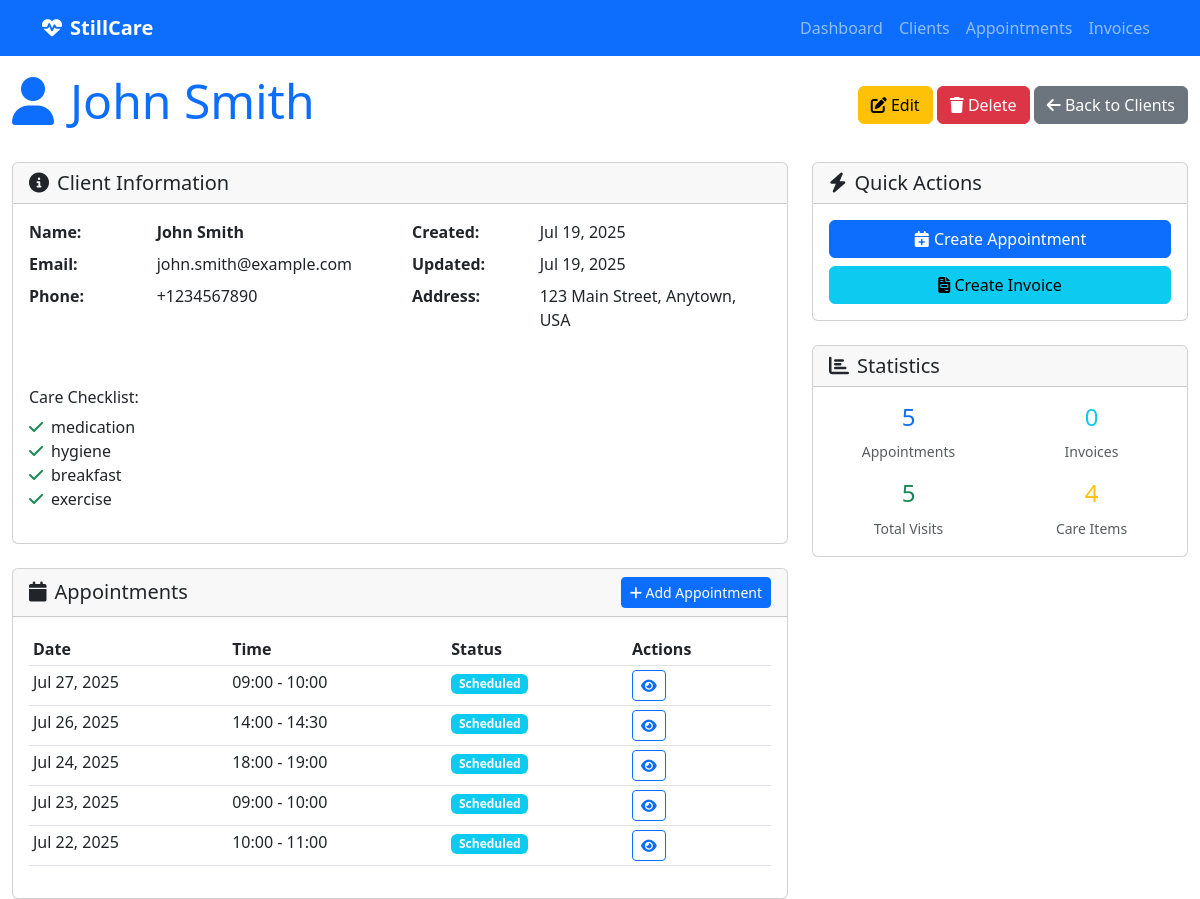
Page /clients/1/ on the committed database.
### client_management/models.py (models this page shows, shortened)
class Client(models.Model):
    CHECKLIST_CHOICES = [
        ('basic_care', 'Basic Care'),
        ('medication_management', 'Medication Management'),
        ('wound_care', 'Wound Care'),
        ('physical_therapy', 'Physical Therapy'),
        ('nursing_care', 'Nursing Care'),
        ('social_work', 'Social Work'),
        ('nutrition', 'Nutrition'),
        ('hygiene', 'Hygiene'),
        ('mobility', 'Mobility Assistance'),
        ('monitoring', 'Vital Signs Monitoring'),
        ('education', 'Patient Education'),
        ('family_support', 'Family Support'),
        ('emergency_prep', 'Emergency Preparedness'),
        ('equipment', 'Medical Equipment'),
        ('transportation', 'Transportation'),
    ]
    first_name = models.CharField(max_length=100)
    last_name = models.CharField(max_length=100)
    address = models.TextField()
    phone = models.CharField(max_length=20, blank=True, null=True)
    email = models.EmailField(blank=True, null=True)
    care_checklist = models.JSONField(
        default=list,
        help_text="List of care items required for this client"
    )
    created_at = models.DateTimeField(auto_now_add=True)
    updated_at = models.DateTimeField(auto_now=True)
    @property
    def full_name(self):
        return f"{self.first_name} {self.last_name}"
    class Meta:
        verbose_name = "Client"
        verbose_name_plural = "Clients"
        ordering = ['last_name', 'first_name']

### appointment_management/models.py (models this page shows, shortened)
class Appointment(models.Model):
    FREQUENCY_CHOICES = [
        ('daily', 'Daily'),
        ('weekly', 'Weekly'),
        ('monthly', 'Monthly'),
    ]
    title = models.CharField(max_length=200)
    description = models.TextField(blank=True, null=True)
    start_time = models.DateTimeField(help_text="When the appointment/visit should start")
    end_time = models.DateTimeField(help_text="When the appointment/visit should end")
    status = models.CharField(max_length=50, choices=[
        ('scheduled', 'Scheduled'),
        ('completed', 'Completed'),
        ('cancelled', 'Cancelled'),
        ('no_show', 'No Show'),
    ], default='scheduled')
    client = models.ForeignKey(
        'client_management.Client',
        on_delete=models.CASCADE,
        related_name='appointments',
        help_text="The client this appointment is for"
    )
    frequency = models.CharField(
        max_length=20,
        choices=FREQUENCY_CHOICES,
        blank=True,
        null=True,
        help_text="How often this appointment repeats"
    )
    assigned_staff = models.ForeignKey(settings.AUTH_USER_MODEL, on_delete=models.PROTECT, null=False, blank=False, related_name='appointments', help_text="Staff member assigned to this appointment")
    created_at = models.DateTimeField(auto_now_add=True)
    updated_at = models.DateTimeField(auto_now=True)
    class Meta:
        verbose_name = "Appointment"
        verbose_name_plural = "Appointments"
    VISIT_STATUS_CHOICES = [
        ('scheduled', 'Scheduled'),
        ('in_progress', 'In Progress'),
        ('completed', 'Completed'),
        ('cancelled', 'Cancelled'),
    ]
    status = models.CharField(
        max_length=20,
        choices=VISIT_STATUS_CHOICES,
        default='scheduled'
    )
    actual_start_time = models.DateTimeField(blank=True, null=True)
    actual_end_time = models.DateTimeField(blank=True, null=True)
    checklist_items = models.JSONField(
        default=list,
        help_text="List of checklist items from the client's care plan"
    )

### care_backend/views.py (the view)
# urls.py: path('clients/<int:client_id>/', views.client_detail, name='client_detail'),
def client_detail(request, client_id):
    client = get_object_or_404(Client, id=client_id)
    appointments = Appointment.objects.filter(client=client).order_by('-start_time')
    invoices = InvoiceGroup.objects.filter(client=client).order_by('-created_at')
    context = {
        'client': client,
        'appointments': appointments,
        'invoices': invoices,
    }
    return render(request, 'clients/detail.html', context)

### templates/clients/detail.html (shortened to what this page needs)
{% extends "base.html" %}
{% block content %}
<div class="d-flex justify-content-between align-items-center mb-4">
    <h1 class="display-5 text-primary"><i class="fas fa-user me-3"></i>{{ client.full_name }}</h1>
    <div>
        <a href="{% url 'client_edit' client.id %}" class="btn btn-warning">
            <i class="fas fa-edit"></i> Edit
        </a>
        <a href="{% url 'client_delete' client.id %}" class="btn btn-danger">
            <i class="fas fa-trash"></i> Delete
        </a>
        <a href="{% url 'client_list' %}" class="btn btn-secondary">
            <i class="fas fa-arrow-left"></i> Back to Clients
        </a>
    </div>
</div>
<div class="row">
    <div class="col-lg-8">
        <div class="card mb-4">
            <div class="card-header">
                <h5 class="mb-0"><i class="fas fa-info-circle me-2"></i>Client Information</h5>
            </div>
            <div class="card-body">
                <div class="row">
                    <div class="col-md-6">
                        <dl class="row">
                            <dt class="col-sm-4">Name:</dt>
                            <dd class="col-sm-8"><strong>{{ client.full_name }}</strong></dd>
                            <dt class="col-sm-4">Email:</dt>
                            <dd class="col-sm-8">{{ client.email|default:"Not provided" }}</dd>
                            <dt class="col-sm-4">Phone:</dt>
                            <dd class="col-sm-8">{{ client.phone|default:"Not provided" }}</dd>
                        </dl>
                    </div>
                    <div class="col-md-6">
                        <dl class="row">
                            <dt class="col-sm-4">Created:</dt>
                            <dd class="col-sm-8">{{ client.created_at|date:"M d, Y" }}</dd>
                            <dt class="col-sm-4">Updated:</dt>
                            <dd class="col-sm-8">{{ client.updated_at|date:"M d, Y" }}</dd>
                            <dt class="col-sm-4">Address:</dt>
                            <dd class="col-sm-8">{{ client.address|linebreaks }}</dd>
                        </dl>
                    </div>
                </div>
                {% if client.care_checklist %}
                <div class="mt-3">
                    <h6>Care Checklist:</h6>
                    <ul class="list-unstyled">
                        {% for item in client.care_checklist %}
                            <li><i class="fas fa-check text-success me-2"></i>{{ item }}</li>
                        {% endfor %}
                    </ul>
                </div>
                {% endif %}
            </div>
        </div>
        <div class="card">
            <div class="card-header d-flex justify-content-between align-items-center">
                <h5 class="mb-0"><i class="fas fa-calendar me-2"></i>Appointments</h5>
                <a href="{% url 'appointment_create' %}" class="btn btn-sm btn-primary">
                    <i class="fas fa-plus"></i> Add Appointment
                </a>
            </div>
            <div class="card-body">
                {% if appointments %}
                    <div class="table-responsive">
                        <table class="table table-sm">
                            <thead>
                                <tr>
                                    <th>Date</th>
                                    <th>Time</th>
                                    <th>Status</th>
                                    <th>Actions</th>
                                </tr>
                            </thead>
                            <tbody>
                                {% for appointment in appointments %}
                                <tr>
                                    <td>{{ appointment.start_time|date:"M d, Y" }}</td>
                                    <td>{{ appointment.start_time|time:"H:i" }} - {{ appointment.end_time|time:"H:i" }}</td>
                                    <td>
                                        <span class="badge bg-{% if appointment.status == 'scheduled' %}info{% elif appointment.status == 'completed' %}success{% elif appointment.status == 'in_progress' %}warning{% else %}secondary{% endif %}">
                                            {{ appointment.get_status_display }}
                                        </span>
                                    </td>
                                    <td>
                                        <a href="{% url 'appointment_detail' appointment.id %}" class="btn btn-sm btn-outline-primary">
                                            <i class="fas fa-eye"></i>
                                        </a>
                                    </td>
                                </tr>
                                {% endfor %}
                            </tbody>
                        </table>
                    </div>
                {% else %}
                    <p class="text-muted">No appointments found for this client.</p>
                {% endif %}
            </div>
        </div>
    </div>
    <div class="col-lg-4">
        <div class="card mb-4">
            <div class="card-header">
                <h5 class="mb-0"><i class="fas fa-bolt me-2"></i>Quick Actions</h5>
            </div>
            <div class="card-body">
                <div class="d-grid gap-2">
                    <a href="{% url 'appointment_create' %}" class="btn btn-primary">
                        <i class="fas fa-calendar-plus"></i> Create Appointment
                    </a>
                    <a href="{% url 'invoice_create' %}" class="btn btn-info">
                        <i class="fas fa-file-invoice"></i> Create Invoice
                    </a>
                </div>
            </div>
        </div>
        <div class="card">
            <div class="card-header">
                <h5 class="mb-0"><i class="fas fa-chart-bar me-2"></i>Statistics</h5>
            </div>
            <div class="card-body">
                <div class="row text-center">
                    <div class="col-6">
                        <h4 class="text-primary">{{ appointments.count }}</h4>
                        <small class="text-muted">Appointments</small>
                    </div>
                    <div class="col-6">
                        <h4 class="text-info">{{ invoices.count }}</h4>
                        <small class="text-muted">Invoices</small>
                    </div>
                </div>
                <div class="row text-center mt-3">
                    <div class="col-6">
                        <h4 class="text-success">{{ appointments.count }}</h4>
                        <small class="text-muted">Total Visits</small>
                    </div>
                    <div class="col-6">
                        <h4 class="text-warning">{{ client.care_checklist|length }}</h4>
                        <small class="text-muted">Care Items</small>
                    </div>
                </div>
            </div>
        </div>
    </div>
</div>
{% endblock %}

### rows in the picture
Client: full_name "John Smith", email "john.smith@example.com", phone "+1234567890", created_at "Jul 19, 2025", updated_at "Jul 19, 2025", address "123 Main Street, Anytown, USA", care_checklist|length "4"
Appointment: start_time "Jul 27, 2025", start_time "09:00", end_time "10:00", status "Scheduled"
Appointment: start_time "Jul 26, 2025", start_time "14:00", end_time "14:30", status "Scheduled"
Appointment: start_time "Jul 24, 2025", start_time "18:00", end_time "19:00", status "Scheduled"
Appointment: start_time "Jul 23, 2025", start_time "09:00", end_time "10:00", status "Scheduled"
Appointment: start_time "Jul 22, 2025", start_time "10:00", end_time "11:00", status "Scheduled"

### other values in the picture
{{ item }} "medication" "hygiene" "breakfast" "exercise"
{{ appointments.count }} "5"
{{ invoices.count }} "0"
